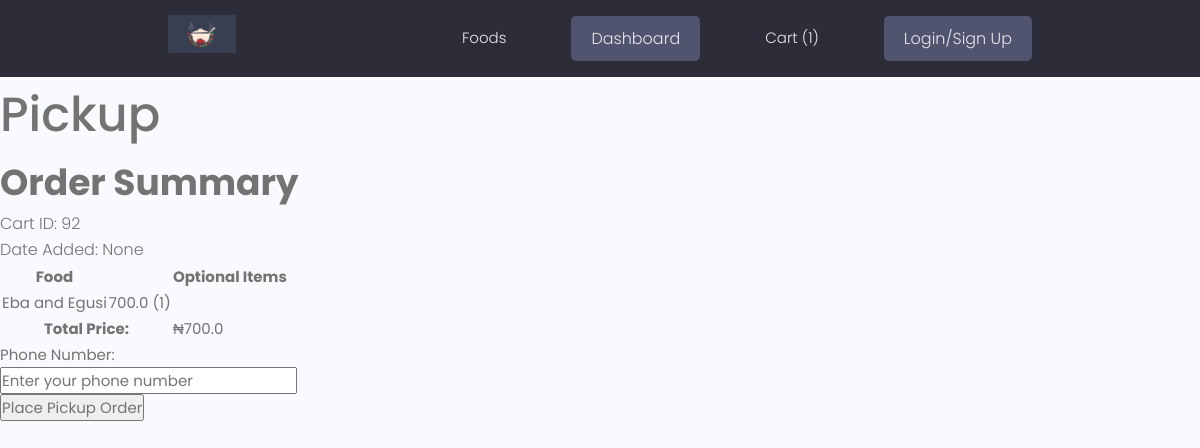
The app's page /pickup/92/, older data.
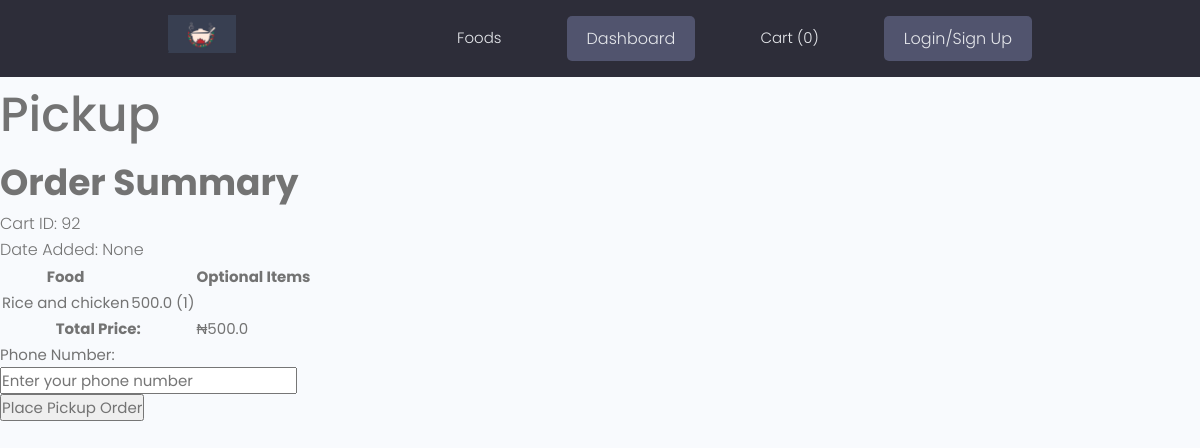
The same page, newer data.
### Orders/models.py (models this page shows, shortened)
class OrderedFood(models.Model):
    user = models.ForeignKey(Customer, on_delete=models.CASCADE, blank=True, null=True)
    session_id = models.CharField(max_length=500, blank=True, null=True)
    food = models.ForeignKey(Food, on_delete=models.CASCADE)
    optional_items = models.ManyToManyField(OptionalItem, through='OrderedOptionalItem')
    food_quantity = models.IntegerField(default=1, blank=True, null=True)
    created = models.DateField(auto_now_add=True, null=True, blank=True)
    updated = models.DateField(auto_now=True, null=True, blank=True)
    def get_ordered_optional_items(self):
        return self.orderedoptionalitem_set.all()
    def get_total_price(self):
        food_price = self.food.price * self.food_quantity
        optional_items_price = sum(
            item.price * ordered_item.quantity
            for ordered_item in self.orderedoptionalitem_set.all()
            for item in (ordered_item.optional_item.all() if hasattr(ordered_item.optional_item, 'all') else [
                ordered_item.optional_item])
        )
        return food_price + optional_items_price

class Food(models.Model):
    name = models.CharField(max_length=225)
    description = models.TextField()
    tags = models.ManyToManyField(Tag)
    price = models.FloatField(default=0.00)
    optional_items = models.ManyToManyField('OptionalItem', related_name='foods')
    picture = models.ImageField(upload_to='media')
    is_active = models.BooleanField(default=True)
    objects = models.Manager()
    active_objects = IsActiveManager()

### Orders/views.py (the view, shortened to what this page needs)
# urls.py: path('pickup/<int:cart_id>/', views.PickupView.as_view(), name='pickup'),
class PickupView(View):
    def get(self, request, *args, **kwargs):
        food_cart = FoodCart.objects.get(id=kwargs['cart_id'])
        context = {
            'food_cart': food_cart,
            'cart_items': food_cart.ordered_food.all(),
            'total': sum([cart_item.get_total_price() for cart_item in food_cart.ordered_food.all()])
        }
        return render(request, 'orders/pickup.html', context)

### Orders/context_processors.py (called while the page is built)
def food_cart_items_count(request):
    cart_total = 0
    if request.user.is_authenticated:
        selected_cart = FoodCart.objects.filter(user=request.user.customer, is_checked_out=False).first()
        if selected_cart is not None:
            cart_total = selected_cart.ordered_food.count()
    else:
        selected_cart = FoodCart.objects.filter(session_id=unauthenticated_user_session_id(request),
                                                is_checked_out=False).first()
        if selected_cart is not None:
            cart_total = selected_cart.ordered_food.count()
    return {"cart_total": cart_total}

### Orders/session.py (called while the page is built)
def unauthenticated_user_session_id(request):
    session_id = request.session.get('unauthenticated_user_session_id')
    if not session_id:
        session_id = request.session.create()
        request.session['unauthenticated_user_session_id'] = session_id
    return session_id

### Orders/templates/orders/pickup.html (shortened to what this page needs)
{% extends 'main.html' %}
{% block content %}
  <h1>Pickup</h1>
  <h2>Order Summary</h2>
  <p>Cart ID: {{ food_cart.id }}</p>
  <p>Date Added: {{ food_cart.date_checked_out }}</p>
  <table>
    <thead>
      <tr>
        <th>Food</th>
        <th></th>
        <th>Optional Items</th>
      </tr>
    </thead>
    <tbody>
      {% for cart_item in cart_items %}
        <tr>
          <td>{{ cart_item.food.name }}</td>
          <td>{{ cart_item.food.price}} ({{cart_item.food_quantity}})</td>
          <td></td>
        </tr>
      {% endfor %}
    </tbody>
    <tfoot>
      <tr>
        <th colspan="2">Total Price:</th>
        <td>&#8358;{{ total }}</td>
      </tr>
    </tfoot>
  </table>
  <form method="post">
    <label for="phone_number">Phone Number:</label><br>
    <input type="text" name="phone_number" id="phone_number" placeholder="Enter your phone number" required><br>
    <input type="submit" value="Place Pickup Order">
  </form>
{% endblock %}

Row changes from the older to the newer data that the page shows:
removed OrderedFood: food.name "Eba and Egusi", food.price "700.0", food_quantity "1"
added OrderedFood: food.name "Rice and chicken", food.price "500.0", food_quantity "1"
Text that changed along with them:
{{ cart_total }}: "1" → "0"
{{ total }}: "700.0" → "500.0"
